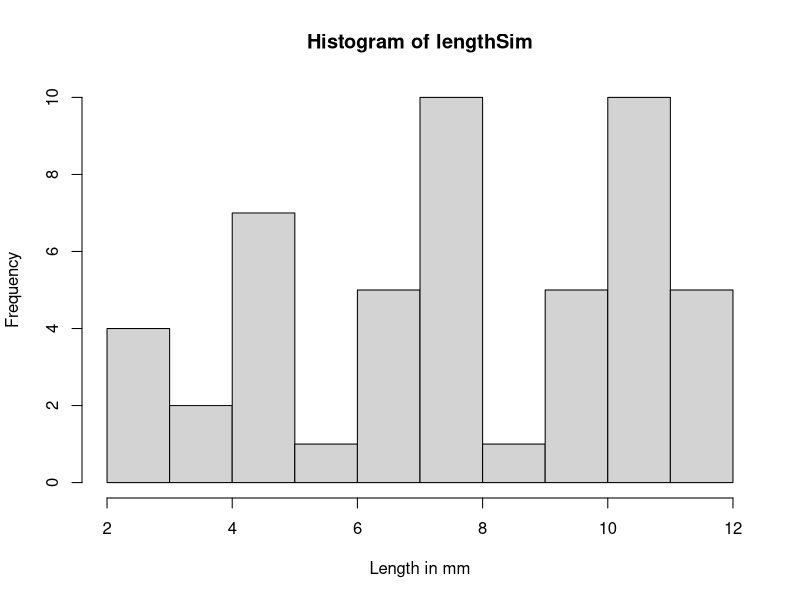

Here is the R script that generated this plot:
## ---- chunk 1
# 2 memory sticks are greater than 10mm in length
# there are 10 different memory sticks in total
P_scrapped <- (2/10)
P_scrapped
## ---- chunk 2
#50 memory stick lengths simulation
lengthSim <- runif(50,2,12)

#histogram plot of simulation
hist(lengthSim, breaks = 10, xlab = "Length in mm", ylab = "Frequency")

#mean and variance calculations
mean <- mean(lengthSim)
variance <- var(lengthSim)

cat("Simulated mean of lengths:", mean)
cat("Simulated variance of lengths :", variance)
## ---- chunk 3
pdf <- function(x) {0.025*x + b}

